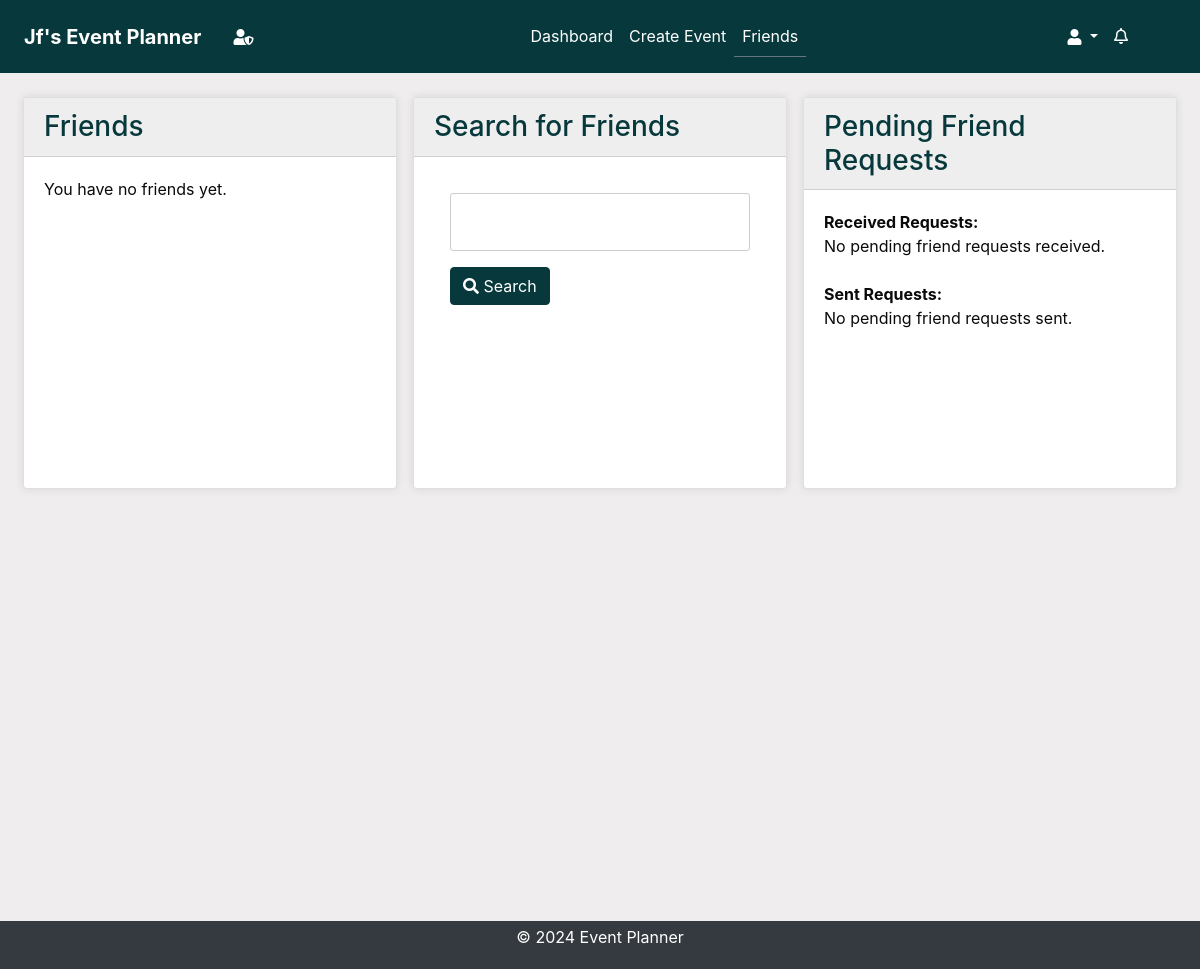
The app's page /friends/ (signed in), older data.
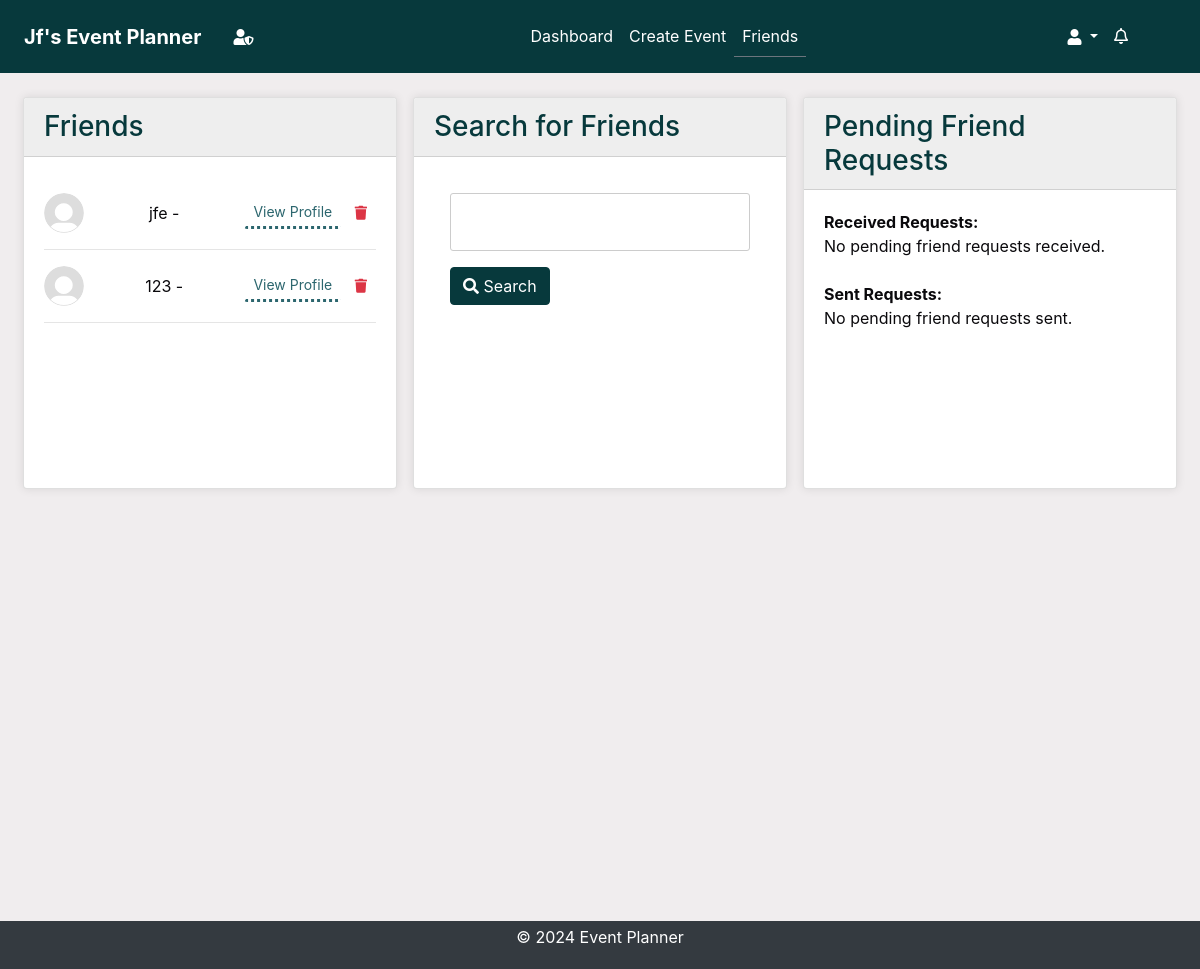
The same page, newer data.
### accounts/models.py (models this page shows, shortened)
class Friendship(models.Model):
    from_user = models.ForeignKey(
        User, related_name="from_friend", on_delete=models.CASCADE
    )
    to_user = models.ForeignKey(
        User, related_name="to_friend", on_delete=models.CASCADE
    )
    status = models.CharField(
        max_length=20,
        choices=[
            ("pending", "Pending"),
            ("accepted", "Accepted"),
            ("declined", "Declined"),
        ],
    )
    created_at = models.DateTimeField(auto_now_add=True)

class UserProfile(models.Model):
    user = models.OneToOneField(User, on_delete=models.CASCADE)
    profile_picture = models.CharField(max_length=254, default="default.svg")
    created_at = models.DateTimeField(auto_now_add=True)
    updated_at = models.DateTimeField(auto_now=True)

### accounts/views.py (the view)
# urls.py: path("friends/", views.friends_page, name="friends_page"),
@login_required
@cache_control(no_cache=True, must_revalidate=True, no_store=True)
def friends_page(request):
    current_user = request.user
    search_query = ""
    search_results = []
    if "search_query" in request.GET or "user" in request.GET:
        search_form = FriendSearchForm(request.GET)
        if search_form.is_valid():
            search_query = search_form.cleaned_data.get("search_query", "")
            selected_user = search_form.cleaned_data.get("user")
            if selected_user:
                search_results = [selected_user]
            else:
                search_results = User.objects.filter(
                    Q(username__icontains=search_query)
                    | Q(first_name__icontains=search_query)
                    | Q(last_name__icontains=search_query)
                ).exclude(id=current_user.id)
        else:
            search_results = []
    else:
        search_form = FriendSearchForm()
        search_results = []
    friends = Friendship.objects.filter(
        (Q(from_user=current_user) | Q(to_user=current_user))
        & Q(status="accepted")
    )
    pending_requests_received = Friendship.objects.filter(
        Q(to_user=current_user) & Q(status="pending")
    )
    pending_requests_sent = Friendship.objects.filter(
        Q(from_user=current_user) & Q(status="pending")
    )
    context = {
        "search_form": search_form,
        "search_query": search_query,
        "search_results": search_results,
        "friends": friends,
        "pending_requests_received": pending_requests_received,
        "pending_requests_sent": pending_requests_sent,
    }
    return render(request, "accounts/friends.html", context)

### accounts/forms.py
class FriendSearchForm(forms.Form):
    search_query = forms.CharField(max_length=100, label="", required=False)

### accounts/context_processors.py (called while the page is built)
def google_api_key(request):
    return {"GOOGLE_API_KEY": os.getenv("GOOGLE_API_KEY")}

### notifications/context_processors.py (called while the page is built)
def notifications(request):
    if request.user.is_authenticated:
        all_unread_notifications = Notification.objects.filter(
            user=request.user, read=False
        ).order_by("-created_at")
        unread_count = all_unread_notifications.count()
        recent_unread_notifications = all_unread_notifications[:8]
        return {
            "recent_unread_notifications": recent_unread_notifications,
            "unread_count": unread_count,
        }
    return {}

### accounts/templates/accounts/friends.html (shortened to what the changed rows need)
{% extends 'base.html' %}
{% load static %}
{% block content %}
<div class="container-fluid">
    <div class="row">
        <div class="col-lg-4 mb-0">
            <div class="card">
                <div class="card-body scrollable-column">
                    <ul class="list-unstyled">
                        {% for friendship in friends %}
                            <li>
                                {% if friendship.from_user == user %}
                                    <div class="d-flex justify-content-between align-items-center mt-3">
                                        <img src="{% static 'images/profile_pictures/' %}{{ friendship.to_user.userprofile.profile_picture }}" alt="{{ friendship.to_user.username }}'s profile picture" class="rounded-circle mr-2" style="width: 40px; height: 40px;" onerror="this.onerror=null; this.src='{% static 'images/profile_pictures/' %}{{ friendship.from_user.userprofile.profile_picture }}'">
                                        <span>{{ friendship.to_user.username }} - {{ friendship.to_user.first_name }} {{ friendship.to_user.last_name }}</span>
                                        <div>
                                            <a href="{% url 'view_profile' friendship.to_user.id %}" class="btn btn-sm btn-outline-primary ml-2">View Profile</a>
                                            <button class="btn btn-sm btn-outline-danger delete-friend-btn" data-friend-id="{{ friendship.to_user.id }}"><i class="fa fa-trash"></i></button>
                                        </div>
                                    </div>
                                {% else %}
                                    <div class="d-flex justify-content-between align-items-center mt-3">
                                        <img src="{% static 'images/profile_pictures/' %}{{ friendship.from_user.userprofile.profile_picture }}" alt="{{ friendship.from_user.username }}'s profile picture" class="rounded-circle mr-2" style="width: 40px; height: 40px;" onerror="this.onerror=null; this.src='{% static 'images/profile_pictures/' %}{{ friendship.to_user.userprofile.profile_picture }}'">
                                        <span>{{ friendship.from_user.username }} - {{ friendship.from_user.first_name }} {{ friendship.from_user.last_name }}</span>
                                        <div>
                                            <a href="{% url 'view_profile' friendship.from_user.id %}" class="btn btn-sm btn-outline-primary ml-2">View Profile</a>
                                            <button class="btn btn-sm btn-outline-danger delete-friend-btn" data-friend-id="{{ friendship.from_user.id }}"><i class="fa fa-trash"></i></button>
                                        </div>
                                    </div>
                                {% endif %}
                            </li>
                            <hr>
                        {% empty %}
                            <li>You have no friends yet.</li>
                        {% endfor %}
                    </ul>
                </div>
            </div>
        </div>
    </div>
</div>
{% endblock %}

Row changes from the older to the newer data that the page shows:
added Friendship: to_user.userprofile.profile_picture (placeholder picture), to_user.username "jfe"
added Friendship: from_user.userprofile.profile_picture (placeholder picture), from_user.username "123"
Text that changed along with them:
text no longer shown: "You have no friends yet."
